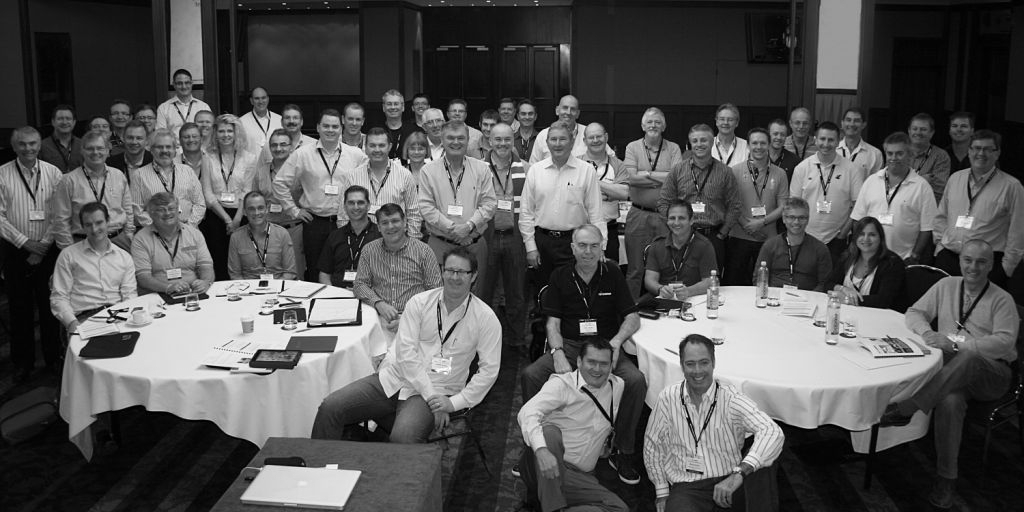
#> input picture Evolutionary_Algoritham_Image-Recognization_python/groupGray.jpg, 1024 x 512 px
$ python Assignment_1_Evolutionary_Algoritham.py
#> lines starting #> are read from the running program, lines starting #| are printed output that depends on the picture
import numpy as np
import matplotlib
from matplotlib.image import imread
import PIL
from PIL import Image
from numpy import random
import scipy.stats
import matplotlib.pyplot as plt
import matplotlib.patches as patches
import matplotlib.image as mpimg
Group_pic = imread('groupGray.jpg')
#> Group_pic is the input picture: shape (512, 1024); min 0, max 254, mean 85.2
# print('Group pic dimension',Group_pic.shape)
row,column = Group_pic.shape
#> row = 512; column = 1024
babaji_pic = imread('boothiGray.jpg')
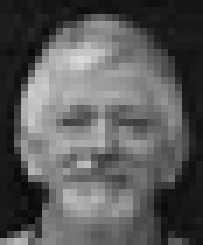
#> input picture Evolutionary_Algoritham_Image-Recognization_python/boothiGray.jpg, 29 x 35 px (shown 7 times larger)
#> babaji_pic is the input picture: shape (35, 29); min 8, max 218, mean 89.9
# print('template dimension',babaji_pic.shape)


#It initialize 100 random points from big pic in given size
def initial_popul(row,column,size_of_initPopulation):
    list2 = [(np.random.randint(476),np.random.randint(994)) for i in range(size_of_initPopulation)]
    return list2

#Fitness function will cut random pic equal to babaji based on inital population and find corelation
def fitness_popul(group_pic,babaji_pic,initialpop):
    a, b = initialpop
    if a+35 < 512 and b+29 <1024:
        point = Group_pic[a: a+ 35,b: b+29]
        #for corelation or fitness value
        a = np.mean((point - point.mean()) * (babaji_pic - babaji_pic.mean())) / (point.std() * babaji_pic.std())
        return round(a,2)
    else:
        return -1

# The Selection function will genrate 100 random points with 100 co-relation values in sorted acc to higher co-relation value.
def selection(initial_popu,fitness_popul):
    temp =[]
    roundFit=[]
    for i in range(len(fitness_popul)):
        roundFit.append(round(fitness_popul[i],2))
    # print(roundFit)
    merge = sorted(zip(roundFit,initial_popu),reverse=True)
    for value in merge:
        temp.append(value)
    return temp

#After population crossover we evolve new generation
def cross_over(listt):
    List = []
    evolved = []
    for i in range(len(listt)):
        binary = np.binary_repr(listt[i][0], width=9) + np.binary_repr(listt[i][1], width=10)
        # # print(binary)
        # print("Before")
        List.append(binary)
    # print(List)
    evolved.append(listt[0])
    for value in range(1,len(List)-1,2):
        a = np.random.randint(0, 19)
        # print('Random num generated is;',a)
        num1 = List[value]
        num2 = List[value+1]
        num1x = num1[:a]
        num1y = num1[a:]
        num2x = num2[:a]
        num2y = num2[a:]
        num1 = num1x + num2y
        num2 = num2x + num1y
#For evolving x and y after swaping Num1x+Num2y and Num2x + Num1y.......a1=10, a2=9 and b1=10, b2=9
        a1 = num1[:9]
        a2 = num1[9:]
        b1 = num2[:9]
        b2 = num2[9:]
        evolved.append((int(a1, 2),int(a2,2)))
        evolved.append((int(b1,2),int(b2,2)))
    evolved.append(evolved[0])
    return evolved


def mutation(crosover):
    Mutate_List = crosover
    for i in range(4):
        x = random.randint(1,len(crosover)-1)
        binary = np.binary_repr(crosover[x][0], width=9)
        binary1 = np.binary_repr(crosover[x][1], width=10)

        a = np.random.randint(0, 8)
        if binary[a] == "0":
            temp = binary[:a] + "1" + binary[a+1:]
        else:
            temp = binary[:a] + '0' + binary[a+1:]

        b = np.random.randint(0, 9)
        if binary1[b] == "0":
            temp1 = binary1[:b] + "1" + binary1[b+1:]
        else:
            temp1 = binary1[:b] + '0' + binary1[b+1:]

        Mutate_List[x] = (int(temp,2), int(temp1,2))
    return Mutate_List


def geneticalgocallfun():
    #Call function for initilizaation.
    initialpop = initial_popul(row,column,100)

    #This will store 100 corelation values within fitness function.
    maxFitnessValues=[]
    averageFitValues=[]
    fitness = []
    for i in initialpop:
        temp = fitness_popul(Group_pic,babaji_pic,i)
        fitness.append(temp)
#> this loop made 100 passes
#> temp on passes 1 to 12: 0.15, 0.07, 0.15, -0.02, 0.36, 0.16, -0.35, -0.25, -0.21, 0.08, -0.29, -0.02
#> pass 1, in fitness_popul, `point = Group_pic[a: a+ 35,b: b+29]`:
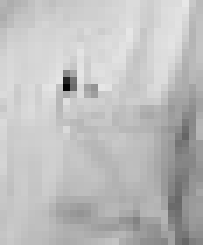
#> point: shape (35, 29) (shown 7 times larger); min 6, max 231, mean 189.9
#> after the loop, fitness = 100 values, max 0.43 at index 90, min -0.42 at index 78, mean -0.0044

    No_of_generation = 0
    while True:
        if No_of_generation == 2500:
            break
        b = selection(initialpop, fitness)
        Ranked = []
        for i in range(len(b)):
            Ranked.append(b[i][1])
        cross_pop = cross_over(Ranked)

        #This function is for mutation
        initialpop = mutation(cross_pop)
        fitness = []
        for i in initialpop:
            temp = fitness_popul(Group_pic,babaji_pic,i)
            fitness.append(temp)
        # save max points of fitness and mean of fitness values for graph
        arrayfit=np.array(fitness)
        maxFitnessValues.append(max(arrayfit))
        averageFitValues.append(round(np.mean(arrayfit),2))

        msg = False
        for i in range(len(fitness)):
            if fitness[i] > 0.9:
                reserve = i
                msg = True
                print('After',No_of_generation,'Generation we found babaji')
                plt.figure(2)
                plt.plot(averageFitValues)
                plt.plot(maxFitnessValues)
                plt.title('Fitness')
                plt.xlabel('Generations')
                plt.ylabel('Values')
                plt.show()
                break
        if msg == True:
            point = initialpop[reserve]
            break
        No_of_generation = No_of_generation + 1
#> this loop made 949 passes
#> pass 1, in fitness_popul (call 101), `point = Group_pic[a: a+ 35,b: b+29]`:
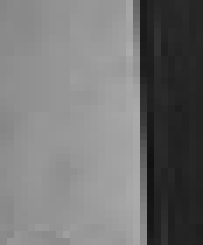
#> point: shape (35, 29) (shown 7 times larger); min 16, max 172, mean 116.2
#> pass 1, in fitness_popul (call 102), `point = Group_pic[a: a+ 35,b: b+29]`:
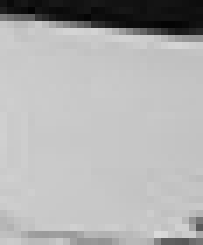
#> point: shape (35, 29) (shown 7 times larger); min 3, max 218, mean 176.9
#> pass 1, in fitness_popul (call 103), `point = Group_pic[a: a+ 35,b: b+29]`:
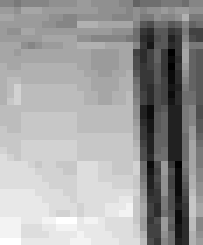
#> point: shape (35, 29) (shown 7 times larger); min 10, max 33, mean 24.4; drawn with min black and max white
#> pass 1, in fitness_popul (call 104), `point = Group_pic[a: a+ 35,b: b+29]`:
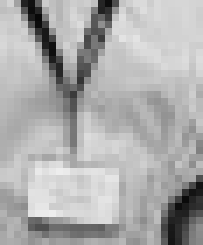
#> point: shape (35, 29) (shown 7 times larger); min 8, max 238, mean 172.6


    img = mpimg.imread('groupGray.jpg')
    y,x = initialpop[reserve]
    fig, ax = plt.subplots()
    # Display the image
    ax.imshow(img,cmap = 'gray')
    rect = patches.Rectangle(((x, y)), 30, 30, linewidth=2, edgecolor='g', facecolor='none')
    ax.add_patch(rect)
    plt.show()
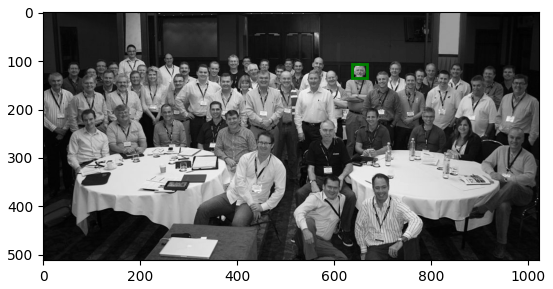
#> figure drawn by matplotlib, 1 panel
if __name__ == "__main__":
    geneticalgocallfun()
